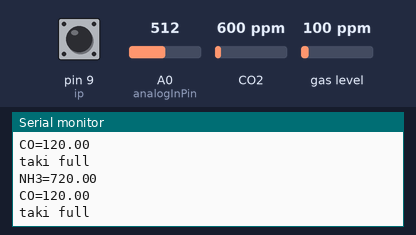
The sketch below on a simulated Arduino Uno, built with avr-gcc and run on an emulated ATmega328P. Shown: the last lines printed to the serial monitor. The test bench sets the inputs (shaded band); at power-on: A0 (analogInPin) = 512, pin 9 (ip) HIGH, CO2 600 ppm, gas level 100 ppm.

Above: at 1.2 s.
1.3 s: A0 (analogInPin) set to 484
At 1.8 s:
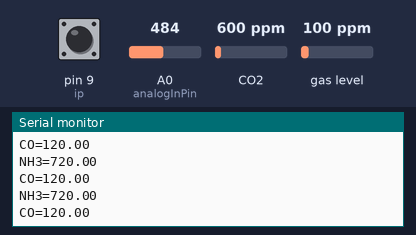
8.8 s: A0 (analogInPin) set to 165
At 9.6 s:
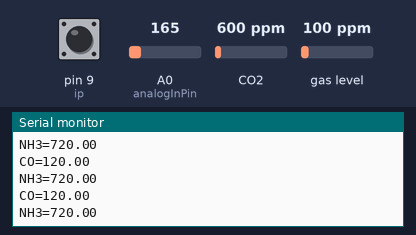
10.3 s: A0 (analogInPin) set to 138
At 11.0 s:
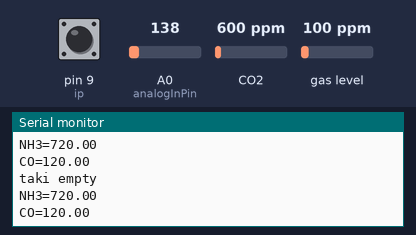

The sketch:

function.ino
```cpp
#include "MQ135.h"
#include "MQ7.h"
MQ7 mq7(A3, 5.0);
MQ135 mq135(A1,5.0);
int ip=9;
int counter=0;
int count=0;
int analogInPin=A0;
int sensorPin=0;
void setup() {
  pinMode(ip,INPUT);
pinMode(A0,INPUT);
Serial.begin(9600);
}

void loop() {
  int sensorvalue=digitalRead(ip);
  if (sensorvalue==LOW)
{while(sensorvalue==LOW)
  {counter=counter+1;
   sensorvalue=digitalRead(ip);
   delay(1000);
  }
}
else if (sensorvalue==HIGH){
  float fn= NH3();
  Serial.print("NH3=");
  Serial.println(fn);
  float fc= CO();
  Serial.print("CO=");
  Serial.println(fc);
  int   t=  taki();
  //Serial.println(t);
  if (t==0){
    Serial.println("taki empty");
  }
  else if(t==1) {
    Serial.println("taki full");
  }
}
  if(counter>2)
{
  count=count+1;
  Serial.print("Person = ");
  Serial.println(count);
  counter=0;
  delay(3000);
}

}


//////NH3 Function///////////////////////
float NH3(){
float n=0;
float sn=0;
for(int i=0;i<6;i++){
n= n + mq135.getPPM();
}
 sn=n/5;
 return sn;
}
//////CO Function/////////////////////////
float CO(){
float sc=0;
float c=0;
for(int j=0;j<6;j++){
c= c + mq7.getPPM();
}
 sc=c/5;
 return sc;
}
//////panaychi taki Function/////////////
int taki(){
  sensorPin=analogRead(analogInPin);
  if(sensorPin<=150)
  {
    return 0;
  }
   if(sensorPin>500)
  {
    return 1;
  }

}
```

Measured:
- the behaviour switches between 501 and 500 on A0 (analogInPin) (found by bisection; images 0 and 1)
- the behaviour switches between 151 and 150 on A0 (analogInPin) (found by bisection; images 2 and 3)
- after the input at 10.3 s, the serial monitor: prints a new line after 0.09 s (image 3)
